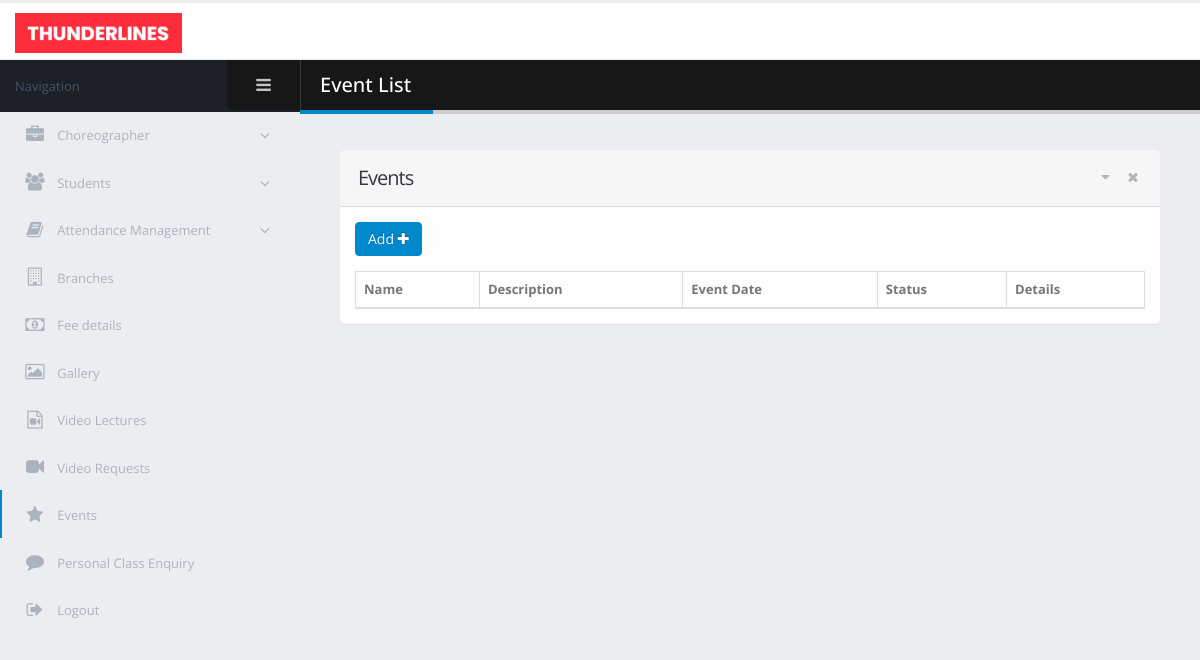
The app's page /admin/event_details.php, older data.
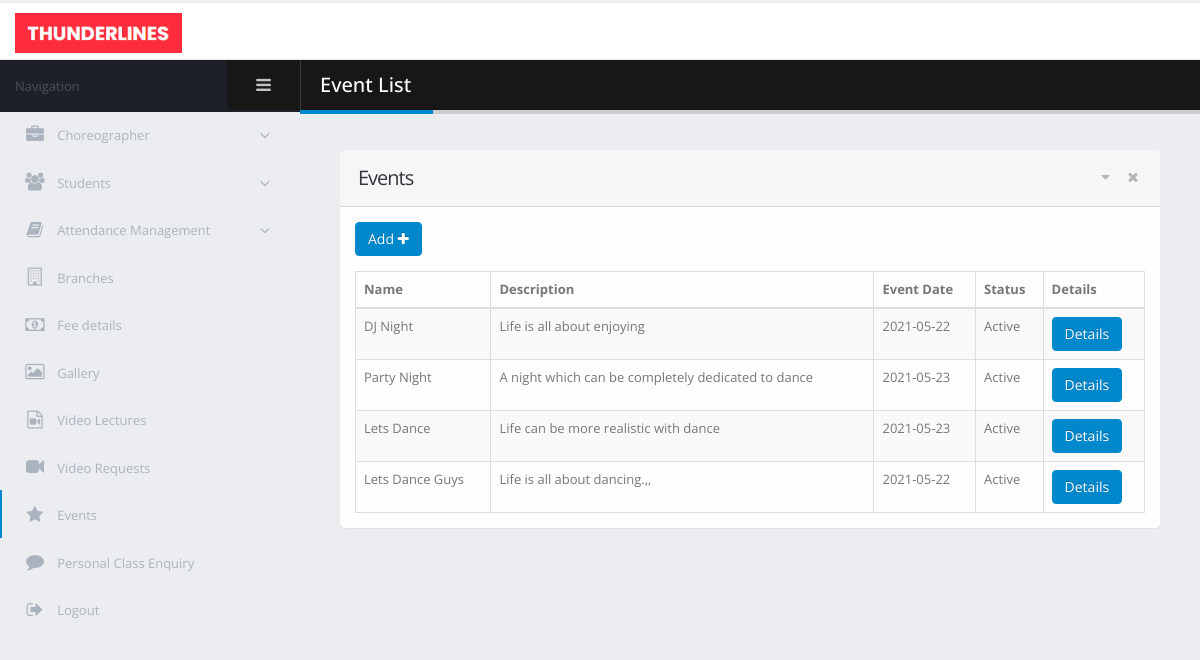
The same page, newer data.
### tables this page shows
CREATE TABLE `events` (
  `event_id` int(11) NOT NULL,
  `event_name` varchar(40) NOT NULL,
  `event_poster` text NOT NULL,
  `event_description` text NOT NULL,
  `event_date` date NOT NULL,
  `event_status` int(11) NOT NULL
);

### admin/event_details.php (the view, shortened to what the changed rows need)
<!doctype html>
<html class="fixed">
<head>
    <link rel="stylesheet" href="assets/vendor/bootstrap/css/bootstrap.css" />
    <link rel="stylesheet" href="assets/vendor/font-awesome/css/font-awesome.css" />
    <link rel="stylesheet" href="assets/vendor/magnific-popup/magnific-popup.css" />
    <link rel="stylesheet" href="assets/vendor/bootstrap-datepicker/css/bootstrap-datepicker3.css" />
    <link rel="stylesheet" href="assets/vendor/jquery-ui/jquery-ui.css" />
    <link rel="stylesheet" href="assets/vendor/jquery-ui/jquery-ui.theme.css" />
    <link rel="stylesheet" href="assets/vendor/bootstrap-multiselect/bootstrap-multiselect.css" />
    <link rel="stylesheet" href="assets/vendor/morris.js/morris.css" />
    <link rel="stylesheet" href="assets/stylesheets/theme.css" />
    <link rel="stylesheet" href="assets/stylesheets/skins/default.css" />
    <link rel="stylesheet" href="assets/stylesheets/theme-custom.css">
</head>
<body>
<section class="body">
    <div class="inner-wrapper">
        <section role="main" class="content-body">
            <header class="page-header">
                <h2>Event List</h2>
            </header>
            <section class="panel">
                <header class="panel-heading">
                    <h2 class="panel-title">Events</h2>
                </header>
                <div class="panel-body">
                    <table class="table table-bordered table-striped mb-none" id="tester_table">
                        <thead>
                        <tr>
                            <th>Name</th>
                            <th>Description</th>
                            <th>Event Date</th>
                            <th>Status</th>
                            <th>Details</th>
                        </tr>
                        </thead>
                        <tbody>
                        <?php
                        $server_name = "localhost";
                        $user_name = "root";
                        $password = "";
                        $database = "dance-academy";
                        $conn = new mysqli($server_name, $user_name, $password, $database);
                        $event_sel = "select * from events order by event_id desc";
                        $res = $conn->query($event_sel);
                        while ($row = $res->fetch_array())
                        {
                            echo "<tr>";
                            echo "<td>$row[1]</td>";
                            echo "<td>$row[3]</td>";
                            echo "<td>$row[4]</td>";
                            if ($row[5]==1)
                            {
                                echo "<td>Active</td>";
                            }
                            echo "<td><a href='event_update.php?id=$row[0]'><button class='btn btn-primary'>Details</button></a></td>";
                        }
                        ?>
                        </tbody>
                    </table>
                </div>
            </section>
        </section>
    </div>
</section>
</body>
</html>

Row changes from the older to the newer data that the page shows:
added events: event_name "DJ Night", event_description "Life is all about enjoying", event_date "2021-05-22", event_status "Active"
added events: event_name "Party Night", event_description "A night which can be completely dedicated to dance", event_date "2021-05-23", event_status "Active"
added events: event_name "Lets Dance", event_description "Life can be more realistic with dance", event_date "2021-05-23", event_status "Active"
added events: event_name "Lets Dance Guys", event_description "Life is all about dancing.,,", event_date "2021-05-22", event_status "Active"
